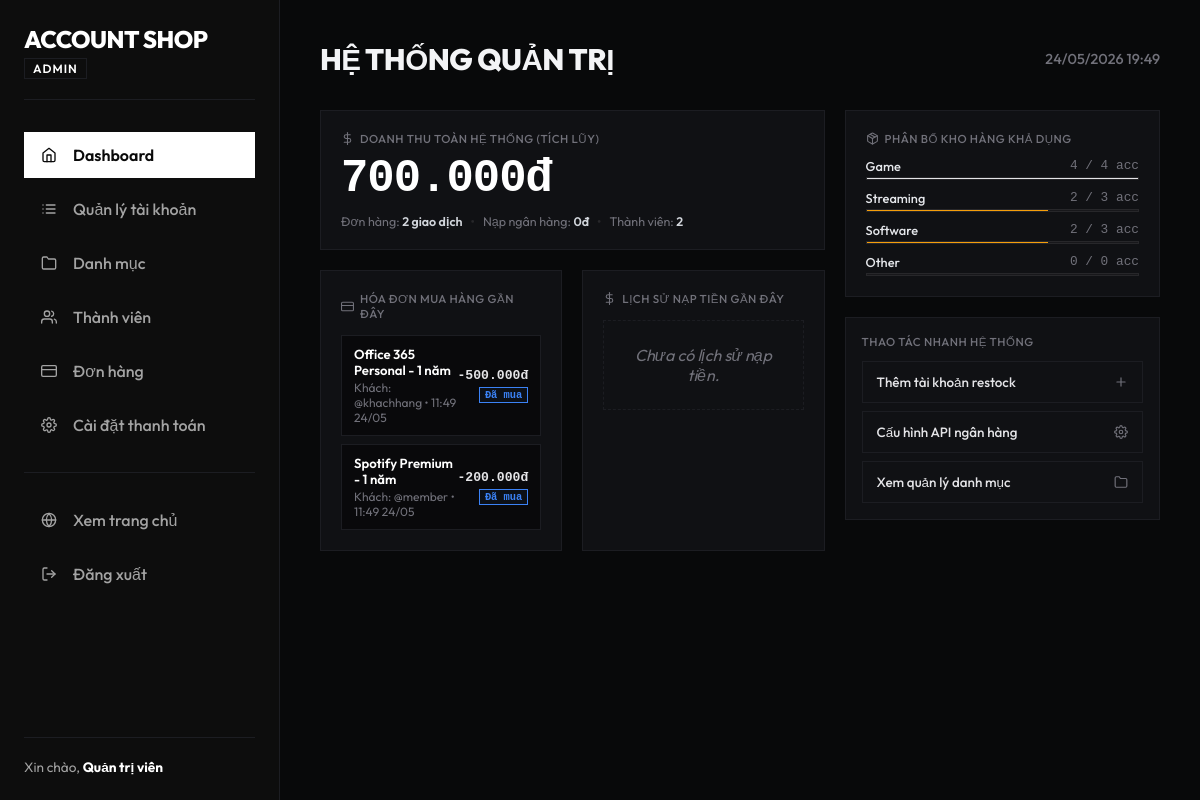
Page /admin/dashboard.php (signed in) on the committed database.
### tables this page shows
CREATE TABLE orders (
  id INT AUTO_INCREMENT PRIMARY KEY,
  user_id INT NOT NULL,
  account_id INT NOT NULL,
  price DECIMAL(15,0) NOT NULL,
  created_at DATETIME DEFAULT CURRENT_TIMESTAMP,
  FOREIGN KEY (user_id) REFERENCES users(id) ON DELETE CASCADE,
  FOREIGN KEY (account_id) REFERENCES accounts(id) ON DELETE CASCADE
);

CREATE TABLE accounts (
  id INT AUTO_INCREMENT PRIMARY KEY,
  name VARCHAR(200) NOT NULL,
  description TEXT,
  price DECIMAL(15,0) NOT NULL DEFAULT 0,
  category_id INT DEFAULT NULL,
  image VARCHAR(255) DEFAULT NULL,
  account_detail TEXT DEFAULT NULL COMMENT 'Thông tin đăng nhập',
  status ENUM('available', 'sold') DEFAULT 'available',
  created_at DATETIME DEFAULT CURRENT_TIMESTAMP,
  updated_at DATETIME DEFAULT CURRENT_TIMESTAMP ON UPDATE CURRENT_TIMESTAMP,
  FOREIGN KEY (category_id) REFERENCES categories(id) ON DELETE SET NULL
);

CREATE TABLE users (
  id INT AUTO_INCREMENT PRIMARY KEY,
  username VARCHAR(50) NOT NULL UNIQUE,
  password VARCHAR(255) NOT NULL,
  fullname VARCHAR(100) NOT NULL,
  role ENUM('admin', 'user') DEFAULT 'user',
  balance DECIMAL(15,0) NOT NULL DEFAULT 0,
  created_at DATETIME DEFAULT CURRENT_TIMESTAMP
);

CREATE TABLE categories (
  id INT AUTO_INCREMENT PRIMARY KEY,
  name VARCHAR(100) NOT NULL,
  description TEXT,
  created_at DATETIME DEFAULT CURRENT_TIMESTAMP
);

### admin/dashboard.php (the view, shortened to what this page needs)
<?php
require_once __DIR__ . '/config/db.php';
$totalUsers = $pdo->query("SELECT COUNT(*) FROM users WHERE role='user'")->fetchColumn();
$totalOrders = $pdo->query("SELECT COUNT(*) FROM orders")->fetchColumn();
$totalRevenue = $pdo->query("SELECT SUM(price) FROM orders")->fetchColumn() ?: 0;
$recentOrders = [];
try {
    $recentOrders = $pdo->query("
        SELECT orders.*, users.username, accounts.name AS account_name
        FROM orders
        JOIN users ON orders.user_id = users.id
        JOIN accounts ON orders.account_id = accounts.id
        ORDER BY orders.id DESC
        LIMIT 5
    ")->fetchAll();
} catch (Exception $e) {
    $recentOrders = [];
}
$recentTopups = [];
$totalDeposits = 0;
try {
    $recentTopups = $pdo->query("
        SELECT sepay_transactions.*, users.username
        FROM sepay_transactions
        JOIN users ON sepay_transactions.user_id = users.id
        ORDER BY sepay_transactions.id DESC
        LIMIT 5
    ")->fetchAll();
    $totalDeposits = $pdo->query("SELECT SUM(amount) FROM sepay_transactions")->fetchColumn() ?: 0;
} catch (Exception $e) {
    $recentTopups = [];
    $totalDeposits = 0;
}
$categoryStock = [];
try {
    $categoryStock = $pdo->query("
        SELECT c.id, c.name,
               COUNT(a.id) AS total_count,
               SUM(CASE WHEN a.status = 'available' THEN 1 ELSE 0 END) AS available_count
        FROM categories c
        LEFT JOIN accounts a ON c.id = a.category_id
        GROUP BY c.id, c.name
    ")->fetchAll();
} catch (Exception $e) {
    $categoryStock = [];
}
?>
<!DOCTYPE html>
<html lang="vi">
<head>
    <link rel="stylesheet" href="../assets/admin/css/admin.css">
</head>
<body>
    <div class="admin-layout">
        <?php include __DIR__ . '/sidebar.php'; ?>
        <main class="main-content">
            <header class="topbar">
                <h1>Hệ thống quản trị</h1>
                <div class="topbar-info">
                    <span><?= date('d/m/Y H:i') ?></span>
                </div>
            </header>
            <div class="content-body">
                <div class="dashboard-grid">
                    <div class="dashboard-col-main">
                        <div class="panel-card" style="display: flex; flex-direction: column; justify-content: space-between;">
                            <div>
                                <div class="kpi-main-title">
                                    <svg viewBox="0 0 24 24" width="13" height="13" stroke="currentColor" stroke-width="2" fill="none" stroke-linecap="round" stroke-linejoin="round">
                                        <line x1="12" y1="1" x2="12" y2="23"></line>
                                        <path d="M17 5H9.5a3.5 3.5 0 0 0 0 7h5a3.5 3.5 0 0 1 0 7H6"></path>
                                    </svg>
                                    DOANH THU TOÀN HỆ THỐNG (TÍCH LŨY)
                                </div>
                                <div class="kpi-value"><?= number_format($totalRevenue, 0, ',', '.') ?>đ</div>
                            </div>
                            <div class="kpi-meta">
                                <div>Đơn hàng: <span><?= $totalOrders ?> giao dịch</span></div>
                                <span style="color: #27272a;">&bull;</span>
                                <div>Nạp ngân hàng: <span><?= number_format($totalDeposits, 0, ',', '.') ?>đ</span></div>
                                <span style="color: #27272a;">&bull;</span>
                                <div>Thành viên: <span><?= $totalUsers ?></span></div>
                            </div>
                        </div>
                        <div class="activity-split-grid">
                            <div class="panel-card">
                                <div class="kpi-main-title" style="margin-bottom: 14px;">
                                    <svg viewBox="0 0 24 24" width="13" height="13" stroke="currentColor" stroke-width="2" fill="none" stroke-linecap="round" stroke-linejoin="round">
                                        <rect x="1" y="4" width="22" height="16" rx="2" ry="2"></rect>
                                        <line x1="1" y1="10" x2="23" y2="10"></line>
                                    </svg>
                                    HÓA ĐƠN MUA HÀNG GẦN ĐÂY
                                </div>
                                <div class="activity-dense-list">
                                    <?php foreach ($recentOrders as $order): ?>
                                        <div class="activity-dense-item">
                                            <div>
                                                <div style="font-weight: 600; color: #ffffff;"><?= htmlspecialchars($order['account_name']) ?></div>
                                                <div class="activity-dense-meta">
                                                    Khách: @<?= htmlspecialchars($order['username']) ?> &bull; <?= date('H:i d/m', strtotime($order['created_at'])) ?>
                                                </div>
                                            </div>
                                            <div style="text-align: right; display: flex; flex-direction: column; align-items: flex-end;">
                                                <span style="font-family: monospace; font-weight: 700; color: #e4e4e7;">
                                                    -<?= number_format($order['price'], 0, ',', '.') ?>đ
                                                </span>
                                                <span class="badge-compact badge-compact-info" style="margin-top: 4px;">Đã mua</span>
                                            </div>
                                        </div>
                                    <?php endforeach; ?>
                                </div>
                            </div>
                            <div class="panel-card">
                                <div class="kpi-main-title" style="margin-bottom: 14px;">
                                    <svg viewBox="0 0 24 24" width="13" height="13" stroke="currentColor" stroke-width="2" fill="none" stroke-linecap="round" stroke-linejoin="round">
                                        <line x1="12" y1="1" x2="12" y2="23"></line>
                                        <path d="M17 5H9.5a3.5 3.5 0 0 0 0 7h5a3.5 3.5 0 0 1 0 7H6"></path>
                                    </svg>
                                    LỊCH SỬ NẠP TIỀN GẦN ĐÂY
                                </div>
                                <div class="activity-dense-list">
                                    <?php if (empty($recentTopups)): ?>
                                        <div class="empty" style="border: 1px dashed var(--border-color); padding: 24px !important;">Chưa có lịch sử nạp tiền.</div>
                                    <?php endif; ?>
                                </div>
                            </div>
                        </div>
                    </div>
                    <div class="dashboard-col-side">
                        <div class="panel-card">
                            <div class="kpi-main-title">
                                PHÂN BỐ KHO HÀNG KHẢ DỤNG
                            </div>
                            <div class="inventory-list">
                                <?php foreach ($categoryStock as $cat):
                                    $total = $cat['total_count'];
                                    $avail = $cat['available_count'];
                                    $pct = $total > 0 ? ($avail / $total) * 100 : 0;
                                    $lowStock = $avail < 3;
                                ?>
                                    <div class="inventory-item">
                                        <div class="inventory-header">
                                            <span class="inventory-name"><?= htmlspecialchars($cat['name']) ?></span>
                                            <span class="inventory-count"><?= $avail ?> / <?= $total ?> acc</span>
                                        </div>
                                        <div class="inventory-bar-wrapper">
                                            <div class="inventory-bar-fill <?= $lowStock ? 'inventory-bar-low' : '' ?>" style="width: <?= $pct ?>%;"></div>
                                        </div>
                                    </div>
                                <?php endforeach; ?>
                            </div>
                        </div>
                        <div class="panel-card" style="padding: 16px;">
                            <div class="kpi-main-title" style="margin-bottom: 12px;">THAO TÁC NHANH HỆ THỐNG</div>
                            <div class="action-item-list">
                                <a href="crud/accounts/add.php" class="action-item-link">
                                    <span>Thêm tài khoản restock</span>
                                    <svg viewBox="0 0 24 24" width="14" height="14" stroke="currentColor" stroke-width="2" fill="none" stroke-linecap="round" stroke-linejoin="round">
                                        <line x1="12" y1="5" x2="12" y2="19"></line>
                                        <line x1="5" y1="12" x2="19" y2="12"></line>
                                    </svg>
                                </a>
                                <a href="crud/settings/topup.php" class="action-item-link">
                                    <span>Cấu hình API ngân hàng</span>
                                </a>
                                <a href="crud/categories/list.php" class="action-item-link">
                                    <span>Xem quản lý danh mục</span>
                                    <svg viewBox="0 0 24 24" width="14" height="14" stroke="currentColor" stroke-width="2" fill="none" stroke-linecap="round" stroke-linejoin="round">
                                        <path d="M22 19a2 2 0 0 1-2 2H4a2 2 0 0 1-2-2V5a2 2 0 0 1 2-2h5l2 3h9a2 2 0 0 1 2 2z"></path>
                                    </svg>
                                </a>
                            </div>
                        </div>
                    </div>
                </div>
            </div>
        </main>
    </div>
</body>
</html>

### rows in the picture
orders: account.name "Office 365 Personal - 1 năm", user.username "khachhang", created_at "11:49 24/05", price "500.000"
orders: account.name "Spotify Premium - 1 năm", user.username "member", created_at "11:49 24/05", price "200.000"
categories: name "Game", avail "4", total "4", $pct 100 (drawn)
categories: name "Streaming", avail "2", total "3", $pct 66.666666666667 (drawn)
categories: name "Software", avail "2", total "3", $pct 66.666666666667 (drawn)
categories: name "Other", avail "0", total "0"

### other values in the picture
$_SESSION['admin_fullname'] "Quản trị viên"
$totalRevenue "700.000"
$totalOrders "2"
$totalDeposits "0"
$totalUsers "2"
